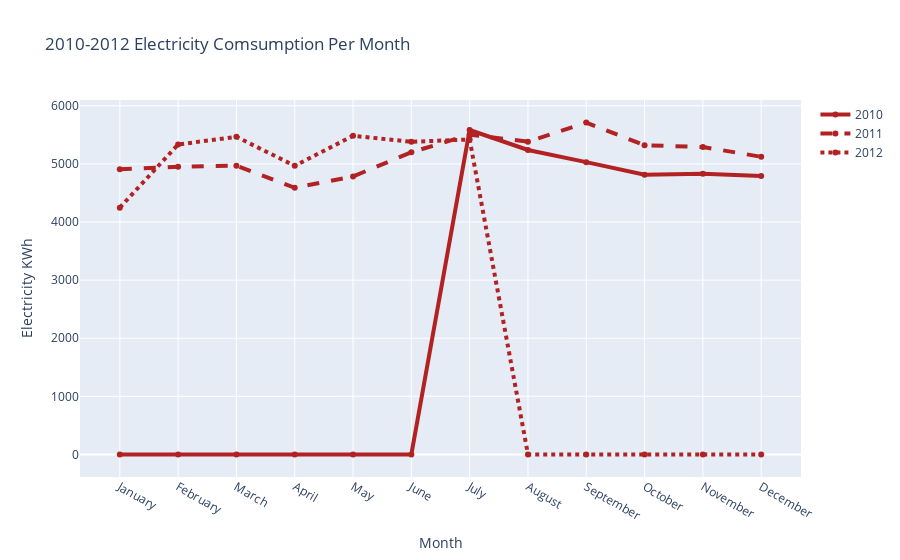

The cell this chart's notebook holds for it:
### Code cell
# Create a trace
fig = go.Figure()
# Create and style traces
fig.add_trace(go.Scatter(x=month, y=data_2010, name='2010',
                         line=dict(color='firebrick', width=4)))
fig.add_trace(go.Scatter(x=month, y=data_2011, name='2011',
                         line=dict(color='firebrick', width=4,dash='dash')))
fig.add_trace(go.Scatter(x=month, y=data_2012, name='2012',
                         line=dict(color='firebrick', width=4,dash='dot')))

fig.update_layout(title='2010-2012 Electricity Comsumption Per Month',
                   xaxis_title='Month',
                   yaxis_title='Electricity KWh')


fig.show()

### Figure 1 — Plotly figure (JSON) as saved in the notebook; plotly's stock layout.template omitted (floating-point values rounded to 4 significant figures)
{"data": [{"line": {"color": "firebrick", "width": 4}, "name": "2010", "type": "scatter", "x": ["January", "February", "March", "April", "May", "June", "July", "August", "September", "October", "November", "December"], "y": [0, 0, 0, 0, 0, 0, 5584.0, 5240.0, 5031.0, 4815.0, 4829.0, 4794.0]}, {"line": {"color": "firebrick", "dash": "dash", "width": 4}, "name": "2011", "type": "scatter", "x": ["January", "February", "March", "April", "May", "June", "July", "August", "September", "October", "November", "December"], "y": [4908.0, 4951.0, 4970.0, 4590.0, 4785.0, 5200.0, 5503.0, 5383.0, 5711.0, 5321.0, 5291.0, 5123.0]}, {"line": {"color": "firebrick", "dash": "dot", "width": 4}, "name": "2012", "type": "scatter", "x": ["January", "February", "March", "April", "May", "June", "July", "August", "September", "October", "November", "December"], "y": [4247.0, 5335.0, 5466.0, 4968.0, 5485.0, 5381.0, 5421, 0, 0, 0, 0, 0, 0]}], "layout": {"title": {"text": "2010-2012 Electricity Comsumption Per Month"}, "xaxis": {"title": {"text": "Month"}}, "yaxis": {"title": {"text": "Electricity KWh"}}}}
